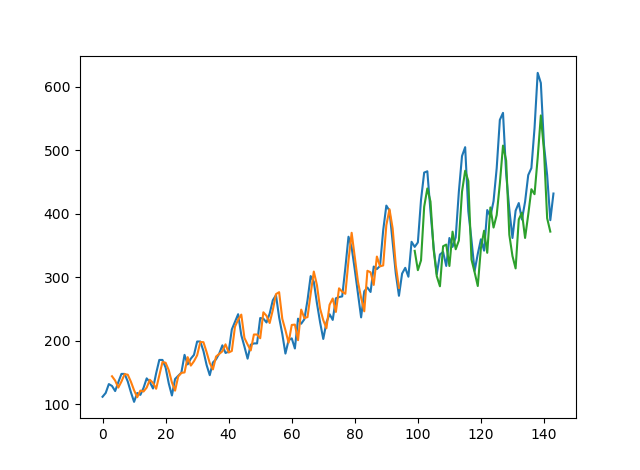

Generate this figure with Python:
# LSTM for international airline passengers problem with memory
import numpy
import matplotlib.pyplot as plt
from pandas import read_csv
import math
from keras.models import Sequential
from keras.layers import Dense
from keras.layers import LSTM
from sklearn.preprocessing import MinMaxScaler
from sklearn.metrics import mean_squared_error
# convert an array of values into a dataset matrix
def create_dataset(dataset, look_back=1):
	dataX, dataY = [], []
	for i in range(len(dataset)-look_back-1):
		a = dataset[i:(i+look_back), 0]
		dataX.append(a)
		dataY.append(dataset[i + look_back, 0])
	return numpy.array(dataX), numpy.array(dataY)
# fix random seed for reproducibility
numpy.random.seed(7)
# load the dataset
dataframe = read_csv('international-airline-passengers.csv', usecols=[1], engine='python', skipfooter=3)
dataset = dataframe.values
dataset = dataset.astype('float32')
# normalize the dataset
scaler = MinMaxScaler(feature_range=(0, 1))
dataset = scaler.fit_transform(dataset)
# split into train and test sets
train_size = int(len(dataset) * 0.67)
test_size = len(dataset) - train_size
train, test = dataset[0:train_size,:], dataset[train_size:len(dataset),:]
# reshape into X=t and Y=t+1
look_back = 3
trainX, trainY = create_dataset(train, look_back)
testX, testY = create_dataset(test, look_back)
# reshape input to be [samples, time steps, features]
trainX = numpy.reshape(trainX, (trainX.shape[0], trainX.shape[1], 1))
testX = numpy.reshape(testX, (testX.shape[0], testX.shape[1], 1))
# create and fit the LSTM network
batch_size = 1
model = Sequential()
model.add(LSTM(4, batch_input_shape=(batch_size, look_back, 1), stateful=True))
model.add(Dense(1))
model.compile(loss='mean_squared_error', optimizer='adam')
for i in range(100):
	model.fit(trainX, trainY, epochs=1, batch_size=batch_size, verbose=2, shuffle=False)
	model.reset_states()
# make predictions
trainPredict = model.predict(trainX, batch_size=batch_size)
model.reset_states()
testPredict = model.predict(testX, batch_size=batch_size)
# invert predictions
trainPredict = scaler.inverse_transform(trainPredict)
trainY = scaler.inverse_transform([trainY])
testPredict = scaler.inverse_transform(testPredict)
testY = scaler.inverse_transform([testY])
# calculate root mean squared error
trainScore = math.sqrt(mean_squared_error(trainY[0], trainPredict[:,0]))
print('Train Score: %.2f RMSE' % (trainScore))
testScore = math.sqrt(mean_squared_error(testY[0], testPredict[:,0]))
print('Test Score: %.2f RMSE' % (testScore))
# shift train predictions for plotting
trainPredictPlot = numpy.empty_like(dataset)
trainPredictPlot[:, :] = numpy.nan
trainPredictPlot[look_back:len(trainPredict)+look_back, :] = trainPredict
# shift test predictions for plotting
testPredictPlot = numpy.empty_like(dataset)
testPredictPlot[:, :] = numpy.nan
testPredictPlot[len(trainPredict)+(look_back*2)+1:len(dataset)-1, :] = testPredict
# plot baseline and predictions
plt.plot(scaler.inverse_transform(dataset))
plt.plot(trainPredictPlot)
plt.plot(testPredictPlot)
plt.show()
